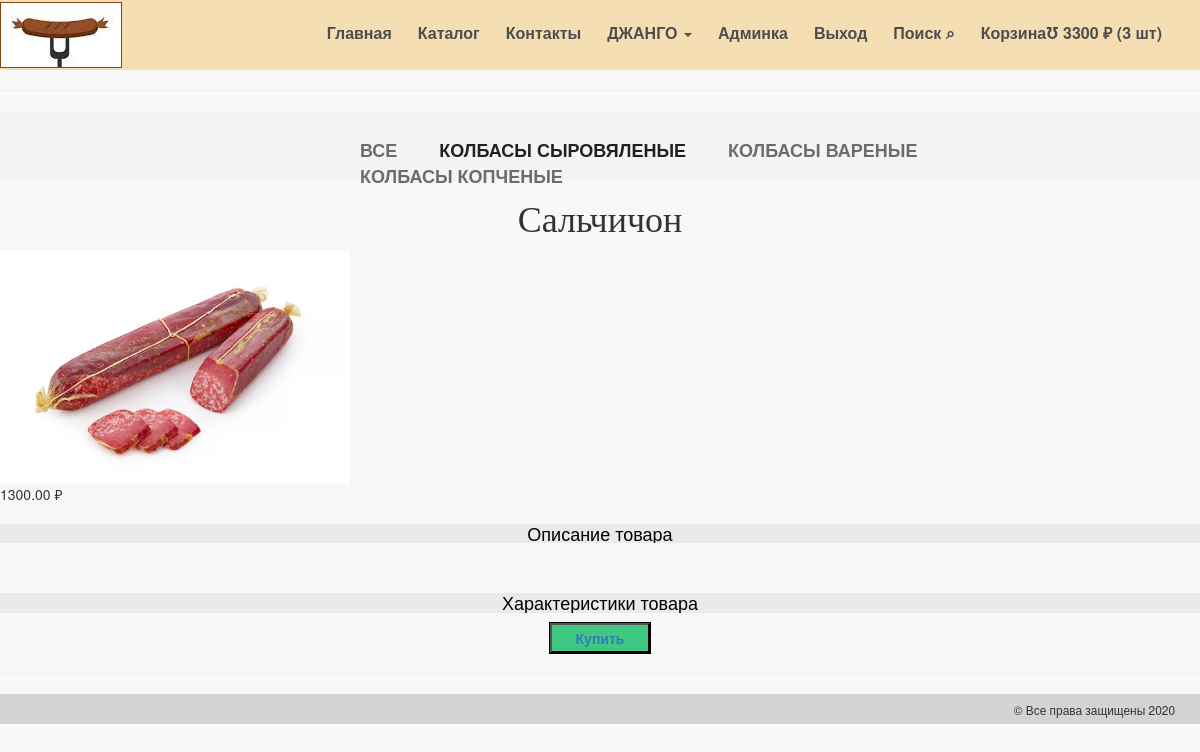
Page /product/1/ (signed in) on the committed database.
### authapp/models.py (models this page shows, shortened)
class ShopClient(AbstractUser):
    avatar = models.ImageField(upload_to='users_avatars', blank=True)
    age = models.PositiveIntegerField(verbose_name='возраст', null=True)
    activation_key = models.CharField(max_length=128, blank=True)
    activation_key_expires = models.DateTimeField(default=get_activation_key_expires)
    @cached_property
    def basket_items(self):
        return self.user_basket.all()
    def basket_cost(self):
        return sum(item.product.price * item.quantity for item in self.basket_items)
    def basket_total_quantity(self):
        return sum(item.quantity for item in self.basket_items)
    class Meta:
        ordering = ['-is_active', '-is_superuser', '-is_staff', 'username']

### basketapp/models.py (models this page shows, shortened)
class BasketItem(models.Model):
    user = models.ForeignKey(get_user_model(), on_delete=models.CASCADE, related_name='user_basket')
    product = models.ForeignKey(Product, on_delete=models.CASCADE)
    quantity = models.PositiveIntegerField(verbose_name='количество', default=0)
    add_datetime = models.DateTimeField(verbose_name='время', auto_now_add=True)

### mainapp/models.py (models this page shows, shortened)
class Product(models.Model):
    category = models.ForeignKey(ProductCategory, on_delete=models.CASCADE, verbose_name='категория продукта')
    name = models.CharField(verbose_name='имя продукта', max_length=128)
    image = models.ImageField(upload_to='products_images', blank=True)
    short_desc = models.CharField(verbose_name='краткое описание продукта', max_length=64, blank=True)
    description = models.TextField(verbose_name='описание продукта', blank=True)
    price = models.DecimalField(verbose_name='цена продукта', max_digits=8, decimal_places=2, default=0)
    quantity = models.IntegerField(verbose_name='количество на складе', default=0)
    is_active = models.BooleanField(default=True, db_index=True)

class ProductCategory(models.Model):
    name = models.CharField(verbose_name='имя', max_length=128)
    description = models.TextField(verbose_name='описание', blank=True)
    is_active = models.BooleanField(default=True, db_index=True)

### mainapp/views.py (the view)
# urls.py: path('product/<int:pk>/', mainapp.product_page, name='product_page'),
def product_page(request, pk):
    context = {
        'page_title': 'товар',
        'product': get_object_or_404(Product, pk=pk),
    }
    return render(request, 'mainapp/product_page.html', context)

### mainapp/context_processors.py (called while the page is built)
def catalog_menu(request):
    if settings.LOW_CACHE:
        key = 'links_menu'
        links_menu = cache.get(key)
        if links_menu is None:
            links_menu = ProductCategory.objects.filter(is_active=True)
            cache.set(key, links_menu)
    else:
        links_menu = ProductCategory.objects.filter(is_active=True)
    return {'catalog_menu': links_menu}

### mainapp/templatetags/my_tags.py (called while the page is built)
@register.filter(name='media_folder_products')
def media_folder_products(string):
    if not string:
        string = 'products_images/default.jpg'
    return f'{settings.MEDIA_URL}{string}'

### mainapp/templates/mainapp/product_page.html (shortened to what this page needs)
{% extends 'mainapp/common.html' %}
{% load static %}
{% load my_tags %}
{% block content %}
    {% include 'mainapp/includes/inc__menu.html' %}
    <hr>
    {% include 'mainapp/includes/inc__catalog_menu.html' %}
    <h1 style="font-family: cursive; text-align: center;">{{ product.name }}</h1>
    <a href="{{ product.image|media_folder_products }}" target="_blank">
        <img src="{{ product.image|media_folder_products }}" width="350" height="233" alt="{{ product.name }}">
    </a>
    <p class="price"> {{ product.price }} <span>&#8381;</span></p>
    <h3 class="text_header">Описание товара</h3>
    <h3 class="text_header">Характеристики товара</h3>
    <form>
        <p id="button_buy">
            <a href="{% url 'basket:add' product.pk %}">
                <input type="button" value="Купить" class="buy">
            </a>
        </p>
    </form>
{% endblock %}

### mainapp/templates/mainapp/includes/inc__menu.html (shortened to what this page needs)
{% load static %}
<div class="header clearfix"><img src="{% static 'img/logo.jpg' %}" alt="label">
    <ul class="menu">
        <li>
            <a href="{% url 'main:index' %}"
               class="{% if request.resolver_match.url_name == 'index' %}active{% endif %}">
                Главная
            </a>
        </li>
        <li>
            <a href="{% url 'main:catalog' %}"
               class="{% if request.resolver_match.url_name == 'catalog' or request.resolver_match.url_name == 'category' %}active{% endif %}">
                Каталог
            </a>
        </li>
        <li>
            <a href="{% url 'main:contacts' %}"
               class="{% if request.resolver_match.url_name == 'contacts' %}active{% endif %}">
                Контакты
            </a>
        </li>
        {% if user.is_authenticated %}
            <li>
                <div class="dropdown">
                    <a class="dropdown-toggle" href="" data-toggle="dropdown">
                        {{ user.first_name|default:'Пользователь' }}
                        <span class="caret"></span>
                    </a>
                </div>
            </li>
        {% endif %}
        {% if user.is_superuser %}
            <li><a href="{% url 'my_admin:index' %}">
                Админка
            </a></li>
        {% endif %}
        {% if user.is_authenticated %}
            <li><a href="{% url 'auth:logout' %}">Выход</a></li>
        {% else %}
            <li><a href="{% url 'auth:login' %}">Вход</a></li>
        {% endif %}
        <li><a href="#" class="search">Поиск&nbsp;&#8981;</a></li>
        {% if user.is_authenticated %}
            <li>
                <a href="{% url 'basket:index' %}" class="basket">
                    Корзина&#8487; {{ user.basket_cost|floatformat:0 }} &#8381; ({{ user.basket_total_quantity }} шт)
                </a>
            </li>
        {% endif %}
    </ul>
</div>

### mainapp/templates/mainapp/includes/inc__catalog_menu.html
<div class="links clearfix">
    <ul class="links-menu">
        <li>
            <a href="{% url 'main:category' pk=0 %}"
               class="{% if request.resolver_match.kwargs.pk == 0 %}active{% endif %} ">
                все
            </a>
        </li>
        {% for category in catalog_menu %}
            <li>
                <a href="{% url 'main:category' pk=category.pk %}"
                   class="{% if request.resolver_match.kwargs.pk|add:0 == category.pk %}active{% endif %} ">
                    {{ category.name }}
                </a>
            </li>
        {% endfor %}
    </ul>
</div>

### static/css/style.css (style rules this page uses)
* { margin: 0; padding: 0; }
body { background-color: #f8f8f8; }
.header { height: 70px; background-color: #F5DEB3; }
.menu { padding-top: 22px; padding-right: 25px; float: right; list-style-type: none; }
.menu li { float: left; }
.menu li a { color: #4d4d4d; font-size: 16px; font-weight: 600; text-decoration: none; text-align: right; padding: 10px 13px; }
.header img[alt="label"] { outline: 1px solid #8b4513; float: left; margin-top: 3px; margin-left: 1px; }
.text_header { color: black; font-size: 18px; font-weight: 400; background-color: #eaeaea; overflow: hidden; text-align: center; }
#button_buy { text-align: center; }
.buy { font-weight: 700; background: rgb(64,199,129); height:30px; width: 100px; outline: 1px solid #000; cursor:pointer; }
.clearfix:after { content: ""; display: block; clear: both; }
.links { height: 70px; background-color: #f4f4f4; position: relative; padding-left: 360px; }
.links-menu { margin: 27px auto 0; position: absolute; }
.links-menu li { float: left; list-style-type: none; padding-right: 42px; }
.links-menu li a { text-decoration: none; color: #6c6c6c; font-size: 18px; font-weight: 700; text-transform: uppercase; }
.links-menu .active { color: #212121; font-size: 18px; font-weight: 700; }

### rows in the picture
ShopClient: first_name "ДЖАНГО", basket_cost "3300", basket_total_quantity "3"
ProductCategory: name "КОЛБАСЫ СЫРОВЯЛЕНЫЕ"
ProductCategory: name "КОЛБАСЫ ВАРЕНЫЕ"
ProductCategory: name "КОЛБАСЫ КОПЧЕНЫЕ"
Product: name "Сальчичон", image|media_folder_products (picture), price "1300.00"
